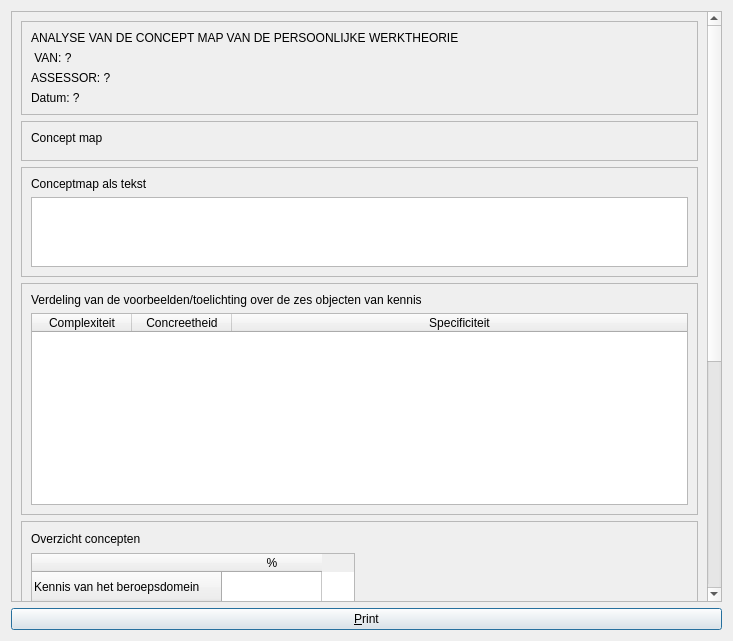
<?xml version="1.0" encoding="UTF-8"?>
<ui version="4.0">
 <class>QtPvdbPrintRatingDialog</class>
 <widget class="QDialog" name="QtPvdbPrintRatingDialog">
  <property name="geometry">
   <rect>
    <x>0</x>
    <y>0</y>
    <width>733</width>
    <height>641</height>
   </rect>
  </property>
  <property name="windowTitle">
   <string>Printen assessor preview</string>
  </property>
  <property name="windowIcon">
   <iconset resource="ProjectVanDenBogaart.qrc">
    <normaloff>:/images/PicArrow14x14.png</normaloff>:/images/PicArrow14x14.png</iconset>
  </property>
  <layout class="QVBoxLayout" name="verticalLayout_5">
   <item>
    <widget class="QScrollArea" name="scrollArea">
     <property name="verticalScrollBarPolicy">
      <enum>Qt::ScrollBarAlwaysOn</enum>
     </property>
     <property name="horizontalScrollBarPolicy">
      <enum>Qt::ScrollBarAsNeeded</enum>
     </property>
     <property name="widgetResizable">
      <bool>true</bool>
     </property>
     <widget class="QWidget" name="scrollAreaWidgetContents">
      <property name="geometry">
       <rect>
        <x>0</x>
        <y>0</y>
        <width>703</width>
        <height>1016</height>
       </rect>
      </property>
      <property name="maximumSize">
       <size>
        <width>703</width>
        <height>16777215</height>
       </size>
      </property>
      <layout class="QVBoxLayout" name="verticalLayout_6">
       <item>
        <widget class="QFrame" name="frame_header">
         <property name="frameShape">
          <enum>QFrame::StyledPanel</enum>
         </property>
         <property name="frameShadow">
          <enum>QFrame::Raised</enum>
         </property>
         <layout class="QVBoxLayout" name="verticalLayout_2">
          <item>
           <widget class="QLabel" name="label_title">
            <property name="text">
             <string>ANALYSE VAN DE CONCEPT MAP VAN DE PERSOONLIJKE WERKTHEORIE</string>
            </property>
           </widget>
          </item>
          <item>
           <widget class="QLabel" name="label_student_name">
            <property name="text">
             <string> VAN: ?</string>
            </property>
           </widget>
          </item>
          <item>
           <widget class="QLabel" name="label_assessor_name">
            <property name="text">
             <string>ASSESSOR: ?</string>
            </property>
           </widget>
          </item>
          <item>
           <widget class="QLabel" name="label_date">
            <property name="text">
             <string>Datum: ?</string>
            </property>
           </widget>
          </item>
         </layout>
        </widget>
       </item>
       <item>
        <widget class="QFrame" name="frame_concept_map">
         <property name="frameShape">
          <enum>QFrame::StyledPanel</enum>
         </property>
         <property name="frameShadow">
          <enum>QFrame::Raised</enum>
         </property>
         <layout class="QVBoxLayout" name="verticalLayout">
          <item>
           <widget class="QLabel" name="label_concept_map">
            <property name="sizePolicy">
             <sizepolicy hsizetype="Preferred" vsizetype="Maximum">
              <horstretch>0</horstretch>
              <verstretch>0</verstretch>
             </sizepolicy>
            </property>
            <property name="text">
             <string>Concept map</string>
            </property>
           </widget>
          </item>
          <item>
           <widget class="QtPvdbConceptMapRateWidget" name="concept_map" native="true"/>
          </item>
         </layout>
        </widget>
       </item>
       <item>
        <widget class="QFrame" name="frame_concept_map_as_text">
         <property name="frameShape">
          <enum>QFrame::StyledPanel</enum>
         </property>
         <property name="frameShadow">
          <enum>QFrame::Raised</enum>
         </property>
         <layout class="QVBoxLayout" name="verticalLayout_4">
          <item>
           <widget class="QLabel" name="label_concept_map_as_text">
            <property name="text">
             <string>Conceptmap als tekst</string>
            </property>
           </widget>
          </item>
          <item>
           <widget class="QPlainTextEdit" name="concept_map_as_text">
            <property name="verticalScrollBarPolicy">
             <enum>Qt::ScrollBarAlwaysOff</enum>
            </property>
            <property name="horizontalScrollBarPolicy">
             <enum>Qt::ScrollBarAlwaysOff</enum>
            </property>
            <property name="readOnly">
             <bool>true</bool>
            </property>
           </widget>
          </item>
         </layout>
        </widget>
       </item>
       <item>
        <widget class="QFrame" name="frame_concepts">
         <property name="frameShape">
          <enum>QFrame::StyledPanel</enum>
         </property>
         <property name="frameShadow">
          <enum>QFrame::Raised</enum>
         </property>
         <layout class="QVBoxLayout" name="verticalLayout_7">
          <item>
           <widget class="QLabel" name="label_concepts">
            <property name="sizePolicy">
             <sizepolicy hsizetype="Preferred" vsizetype="Fixed">
              <horstretch>0</horstretch>
              <verstretch>0</verstretch>
             </sizepolicy>
            </property>
            <property name="text">
             <string>Verdeling van de voorbeelden/toelichting over de zes objecten van kennis</string>
            </property>
           </widget>
          </item>
          <item>
           <widget class="QTableWidget" name="table_concepts">
            <property name="sizePolicy">
             <sizepolicy hsizetype="Expanding" vsizetype="MinimumExpanding">
              <horstretch>0</horstretch>
              <verstretch>0</verstretch>
             </sizepolicy>
            </property>
            <property name="verticalScrollBarPolicy">
             <enum>Qt::ScrollBarAsNeeded</enum>
            </property>
            <property name="horizontalScrollBarPolicy">
             <enum>Qt::ScrollBarAlwaysOff</enum>
            </property>
            <property name="alternatingRowColors">
             <bool>true</bool>
            </property>
            <attribute name="horizontalHeaderVisible">
             <bool>true</bool>
            </attribute>
            <attribute name="horizontalHeaderHighlightSections">
             <bool>true</bool>
            </attribute>
            <attribute name="horizontalHeaderStretchLastSection">
             <bool>true</bool>
            </attribute>
            <column>
             <property name="text">
              <string>Complexiteit</string>
             </property>
            </column>
            <column>
             <property name="text">
              <string>Concreetheid</string>
             </property>
            </column>
            <column>
             <property name="text">
              <string>Specificiteit</string>
             </property>
            </column>
           </widget>
          </item>
         </layout>
        </widget>
       </item>
       <item>
        <widget class="QFrame" name="frame_2">
         <property name="sizePolicy">
          <sizepolicy hsizetype="Preferred" vsizetype="Preferred">
           <horstretch>0</horstretch>
           <verstretch>0</verstretch>
          </sizepolicy>
         </property>
         <property name="minimumSize">
          <size>
           <width>0</width>
           <height>278</height>
          </size>
         </property>
         <property name="frameShape">
          <enum>QFrame::StyledPanel</enum>
         </property>
         <property name="frameShadow">
          <enum>QFrame::Raised</enum>
         </property>
         <layout class="QVBoxLayout" name="verticalLayout_8">
          <item>
           <widget class="QLabel" name="label_3">
            <property name="sizePolicy">
             <sizepolicy hsizetype="Preferred" vsizetype="Fixed">
              <horstretch>0</horstretch>
              <verstretch>0</verstretch>
             </sizepolicy>
            </property>
            <property name="text">
             <string>Overzicht concepten</string>
            </property>
           </widget>
          </item>
          <item>
           <widget class="QTableWidget" name="table_examples">
            <property name="sizePolicy">
             <sizepolicy hsizetype="Expanding" vsizetype="Fixed">
              <horstretch>0</horstretch>
              <verstretch>0</verstretch>
             </sizepolicy>
            </property>
            <property name="minimumSize">
             <size>
              <width>0</width>
              <height>235</height>
             </size>
            </property>
            <property name="maximumSize">
             <size>
              <width>324</width>
              <height>235</height>
             </size>
            </property>
            <property name="verticalScrollBarPolicy">
             <enum>Qt::ScrollBarAlwaysOff</enum>
            </property>
            <property name="alternatingRowColors">
             <bool>true</bool>
            </property>
            <row>
             <property name="text">
              <string>Kennis van het beroepsdomein</string>
             </property>
            </row>
            <row>
             <property name="text">
              <string>Kennis van organisaties</string>
             </property>
            </row>
            <row>
             <property name="text">
              <string>Kennis van de sociale omgeving</string>
             </property>
            </row>
            <row>
             <property name="text">
              <string>Kennis van de doelgroep</string>
             </property>
            </row>
            <row>
             <property name="text">
              <string>Technisch instrumentele kennis</string>
             </property>
            </row>
            <row>
             <property name="text">
              <string>Kennis van de eigen persoon</string>
             </property>
            </row>
            <row>
             <property name="text">
              <string>Overige</string>
             </property>
            </row>
            <column>
             <property name="text">
              <string>%</string>
             </property>
            </column>
            <item row="0" column="0">
             <property name="text">
              <string/>
             </property>
            </item>
            <item row="1" column="0">
             <property name="text">
              <string/>
             </property>
            </item>
            <item row="2" column="0">
             <property name="text">
              <string/>
             </property>
            </item>
            <item row="3" column="0">
             <property name="text">
              <string/>
             </property>
            </item>
            <item row="4" column="0">
             <property name="text">
              <string/>
             </property>
            </item>
            <item row="5" column="0">
             <property name="text">
              <string/>
             </property>
            </item>
            <item row="6" column="0">
             <property name="text">
              <string/>
             </property>
            </item>
           </widget>
          </item>
         </layout>
        </widget>
       </item>
       <item>
        <widget class="QFrame" name="frame_values">
         <property name="frameShape">
          <enum>QFrame::StyledPanel</enum>
         </property>
         <property name="frameShadow">
          <enum>QFrame::Raised</enum>
         </property>
         <layout class="QVBoxLayout" name="verticalLayout_3">
          <item>
           <widget class="QLabel" name="label_5">
            <property name="sizePolicy">
             <sizepolicy hsizetype="Preferred" vsizetype="Fixed">
              <horstretch>0</horstretch>
              <verstretch>0</verstretch>
             </sizepolicy>
            </property>
            <property name="text">
             <string>Gevonden waarden</string>
            </property>
           </widget>
          </item>
          <item>
           <widget class="QTableWidget" name="table_values">
            <property name="sizePolicy">
             <sizepolicy hsizetype="Expanding" vsizetype="Fixed">
              <horstretch>0</horstretch>
              <verstretch>0</verstretch>
             </sizepolicy>
            </property>
            <property name="maximumSize">
             <size>
              <width>500</width>
              <height>144</height>
             </size>
            </property>
            <property name="verticalScrollBarPolicy">
             <enum>Qt::ScrollBarAlwaysOff</enum>
            </property>
            <property name="horizontalScrollBarPolicy">
             <enum>Qt::ScrollBarAlwaysOff</enum>
            </property>
            <property name="alternatingRowColors">
             <bool>true</bool>
            </property>
            <attribute name="horizontalHeaderDefaultSectionSize">
             <number>200</number>
            </attribute>
            <attribute name="horizontalHeaderMinimumSectionSize">
             <number>100</number>
            </attribute>
            <row>
             <property name="text">
              <string>Complexiteit</string>
             </property>
            </row>
            <row>
             <property name="text">
              <string>Concreetheid</string>
             </property>
            </row>
            <row>
             <property name="text">
              <string>Specificiteit</string>
             </property>
            </row>
            <row>
             <property name="text">
              <string>Rijkheid</string>
             </property>
            </row>
            <column>
             <property name="text">
              <string>Experimentele waarde</string>
             </property>
            </column>
            <column>
             <property name="text">
              <string>Geschatte waarde</string>
             </property>
            </column>
            <item row="0" column="0">
             <property name="text">
              <string>X_e</string>
             </property>
            </item>
            <item row="0" column="1">
             <property name="text">
              <string>X_s</string>
             </property>
            </item>
            <item row="1" column="0">
             <property name="text">
              <string>C_e</string>
             </property>
            </item>
            <item row="1" column="1">
             <property name="text">
              <string>C_s</string>
             </property>
            </item>
            <item row="2" column="0">
             <property name="text">
              <string>S_e</string>
             </property>
            </item>
            <item row="2" column="1">
             <property name="text">
              <string>-</string>
             </property>
            </item>
            <item row="3" column="0">
             <property name="text">
              <string>R_e</string>
             </property>
            </item>
            <item row="3" column="1">
             <property name="text">
              <string>-</string>
             </property>
            </item>
           </widget>
          </item>
         </layout>
        </widget>
       </item>
      </layout>
     </widget>
    </widget>
   </item>
   <item>
    <widget class="QPushButton" name="button_print">
     <property name="text">
      <string>&amp;Print</string>
     </property>
    </widget>
   </item>
  </layout>
 </widget>
 <customwidgets>
  <customwidget>
   <class>QtPvdbConceptMapRateWidget</class>
   <extends>QWidget</extends>
   <header>qtpvdbconceptmapratewidget.h</header>
   <container>1</container>
  </customwidget>
 </customwidgets>
 <resources>
  <include location="ProjectVanDenBogaart.qrc"/>
 </resources>
 <connections/>
</ui>
